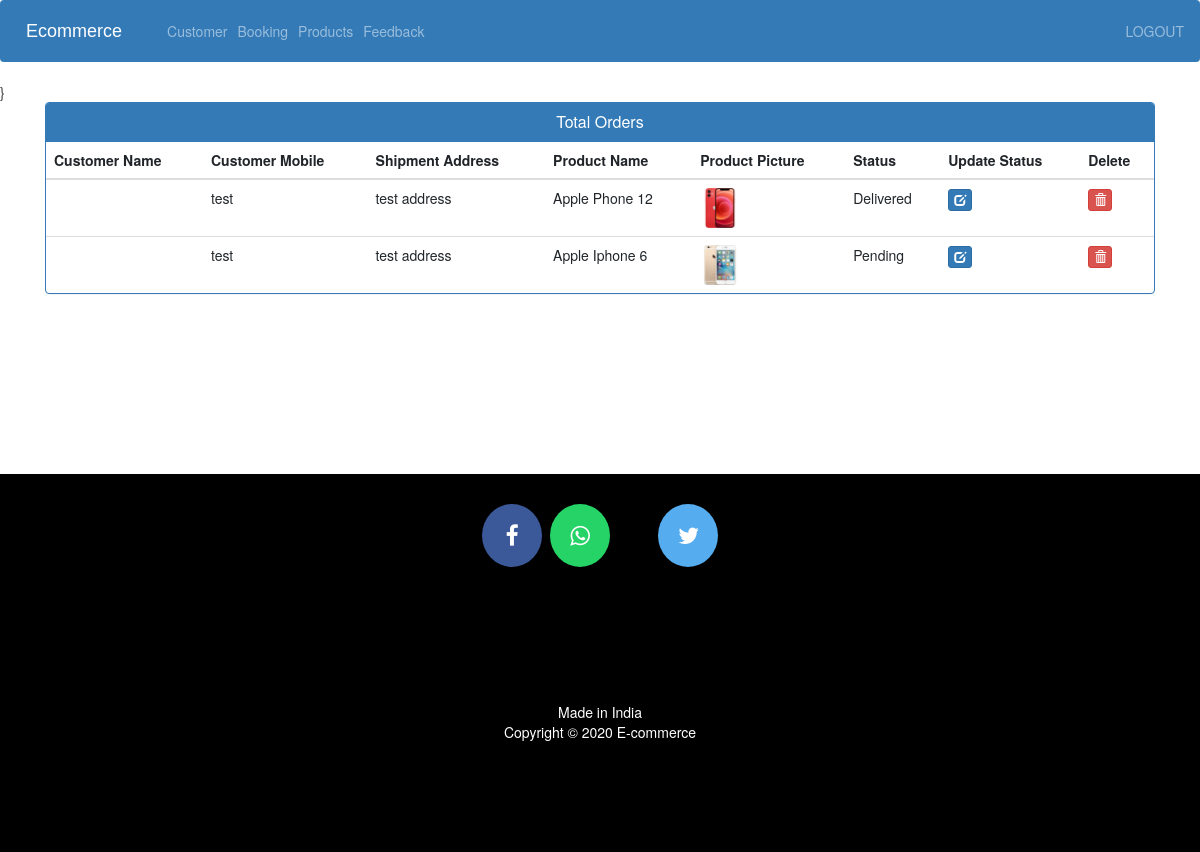
The app's page /admin-view-booking (signed in) with its own data.
### ecom/models.py (models this page shows, shortened)
class Customer(models.Model):
	user        = models.OneToOneField(User, on_delete=models.CASCADE)
	profile_pic = models.ImageField(upload_to='profile_pic/CustomerProfilePic/', null=True, blank=True)
	address     = models.CharField(max_length=40)
	mobile      = models.CharField(max_length=200, null=False)

class Orders(models.Model):
	STATUS = (
		('Pending','Pending'),
		('Order Confirmed','Order Confirmed'),
		('Out For Delivery','Out For Delivery'),
		('Delivered','Delivered'),
	)
	customer = models.ForeignKey('Customer', on_delete=models.CASCADE, null=True)
	product = models.ForeignKey('Product', on_delete=models.CASCADE, null=True)
	email = models.CharField(max_length=50, null=True)
	address = models.CharField(max_length=500, null=True)
	mobile = models.CharField(max_length=20, null=True)
	order_date = models.DateField(auto_now_add=True, null=True)
	status = models.CharField(max_length=50, null=True, choices=STATUS)

class Product(models.Model):
	name          = models.CharField(max_length=40)
	product_image = models.ImageField(upload_to='product_image/', null=True, blank=True)
	price 		  = models.PositiveIntegerField()
	description   = models.CharField(max_length=40)

### ecom/views.py (the view)
# urls.py: path('admin-view-booking', views.admin_view_booking_view,name='admin-view-booking'),
@login_required(login_url='adminlogin')
def admin_view_booking_view(request):
    orders = models.Orders.objects.all()
    ordered_products = []
    ordered_bys = []
    for order in orders:
        ordered_product = models.Product.objects.all().filter(id=order.product.id)
        ordered_by = models.Customer.objects.all().filter(id=order.customer.id)
        ordered_products.append(ordered_product)
        ordered_bys.append(ordered_by)
    return render(request,'ecom/admin_view_booking.html',{'data':zip(ordered_products,ordered_bys,orders)})

### templates/ecom/admin_view_booking.html (shortened to what this page needs)
{% extends 'ecom/admin_base.html' %}
{% load static %}
{% block content %}}
<head>
	<link href="//netdna.bootstrapcdn.com/bootstrap/3.0.0/css/bootstrap.min.css" rel="stylesheet" id="bootstrap-css">
</head>
<div class="container">
	<div class="panel panel-primary">
		<div class="panel-heading">
			<h6 class="panel-title">Total Orders</h6>
		</div>
		<table class="table table-hover" id="dev-table">
			<thead>
				<tr>
					<th>Customer Name</th>
					<th>Customer Mobile</th>
					<th>Shipment Address</th>
					<th>Product Name</th>
					<th>Product Picture</th>
					<th>Status</th>
					<th>Update Status</th>
					<th>Delete</th>
				</tr>
			</thead>
			{% for product, customer, order in data %}
			<tr>
				{% for c in customer %}
				<td>{{.cget_name}}</td>
				<td>{{c.mobile}}</td>
				<td>{{order.address}}</td>
				{% endfor %}
				{% for p in product %}
				<td>{{p.name}}</td>
				<td><img src="{% static p.product_image.url %}" alt="Profile Pic" height="40px" width="40px" /></td>
				<td>{{order.status}}</td>
				<td><a class="btn btn-primary btn-xs" href="{% url 'update-order' order.id %}"><span class="glyphicon glyphicon-edit"></span></a></td>
				<td><a class="btn btn-danger btn-xs" href="{% url 'delete-order' order.id %}"><span class="glyphicon glyphicon-trash"></span></a></td>
				{% endfor %}
			</tr>
			{% endfor %}
		</table>
	</div>
</div>
{% endblock content %}

### templates/ecom/admin_view_booking.html (style rules this page uses)
a:link { text-decoration: none; }
h6 { text-align: center; }

### records on screen
Orders: address "test address", status "Delivered"
Customer: mobile "test"
Product: name "Apple Phone 12", product_image (picture)
Orders: address "test address", status "Pending"
Product: name "Apple Iphone 6", product_image (picture)
